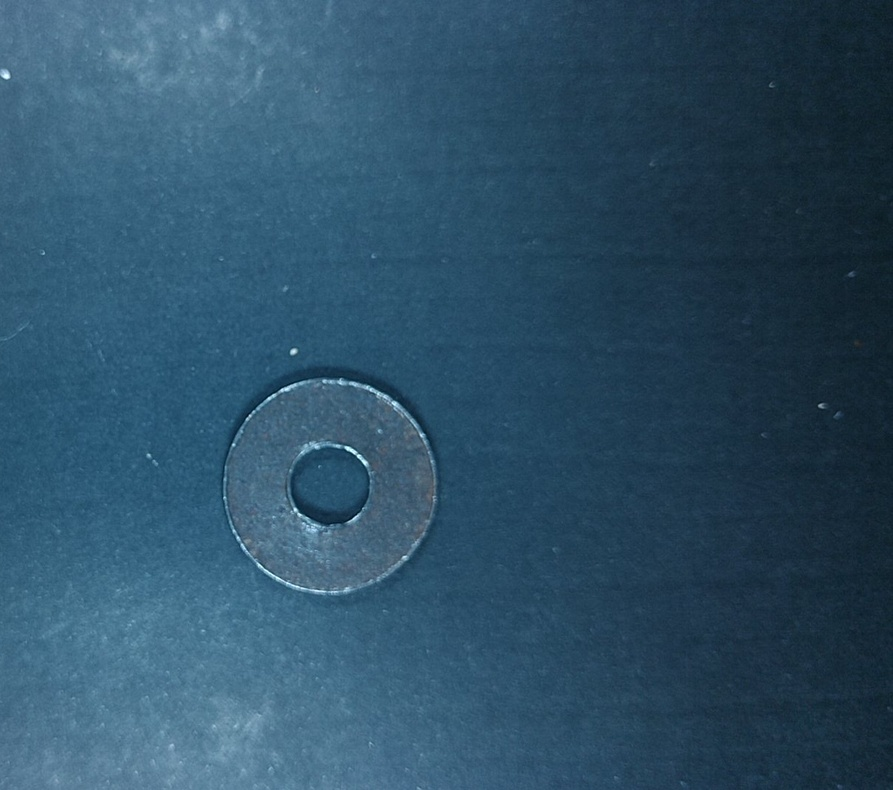
#> input picture Data Base/ZArandelas/photo0.jpg, 893 x 790 px, shrunk from 1220 x 1080 before the run, found by its file name
$ python filtro4_PeronaMalik.py   (older library calls are emulated)
#> lines starting #> are read from the running program, lines starting #| are printed output that depends on the picture
import numpy as np
from scipy import misc, ndimage
import matplotlib.pyplot as plt

#Inicializacion
image_file = './Data Base/YTrain/ZArandelas/photo0.jpg'
#image_file = './ejemplos/tornillo_prueba.jpg'

iterations = 30
delta = 0.14
kappa = 15

#Convertir la imagen de entrada
im = misc.imread(image_file, flatten=True)
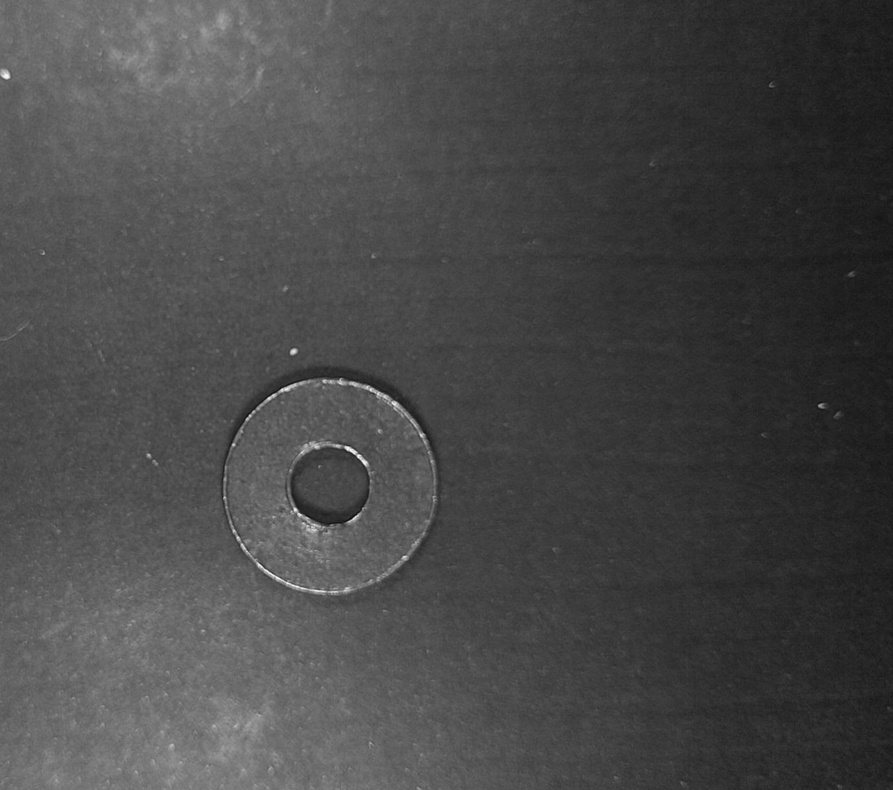
#> im: shape (790, 893) float32; min 16.07, max 245.1, mean 72.5
im = im.astype('float64')

#Condicion inicial
u = im

# Distancia al pixel central
dx = 1
dy = 1
dd = np.sqrt(2)

#2D diferentes finitas ventanas
windows = [
    np.array(
            [[0, 1, 0], [0, -1, 0], [0, 0, 0]], np.float64
    ),
    np.array(
            [[0, 0, 0], [0, -1, 0], [0, 1, 0]], np.float64
    ),
    np.array(
            [[0, 0, 0], [0, -1, 1], [0, 0, 0]], np.float64
    ),
    np.array(
            [[0, 0, 0], [1, -1, 0], [0, 0, 0]], np.float64
    ),
    np.array(
            [[0, 0, 1], [0, -1, 0], [0, 0, 0]], np.float64
    ),
    np.array(
            [[0, 0, 0], [0, -1, 0], [0, 0, 1]], np.float64
    ),
    np.array(
            [[0, 0, 0], [0, -1, 0], [1, 0, 0]], np.float64
    ),
    np.array(
            [[1, 0, 0], [0, -1, 0], [0, 0, 0]], np.float64
    ),
]

for r in range(iterations):
    #Aproximacion de gradientes
    nabla = [ ndimage.filters.convolve(u, w) for w in windows ]

    #Aproximacion de la funcion de difusion
    diff = [ 1./(1 + (n/kappa)**2) for n in nabla]

    #Actualizar imagen
    terms = [diff[i]*nabla[i] for i in range(4)]
    terms += [(1/(dd**2))*diff[i]*nabla[i] for i in range(4, 8)]
    u = u + delta*(sum(terms))


# Kernel para el gradiente en la direccion x
Kx = np.array(
    [[-1, 0, 1], [-2, 0, 2], [-1, 0, 1]], np.int32
)
# Kernel para el gradiente en la direccion y
Ky = np.array(
    [[1, 2, 1], [0, 0, 0], [-1, -2, -1]], np.int32
)
#Aplicar kernel a la imagen
Ix = ndimage.filters.convolve(u, Kx)
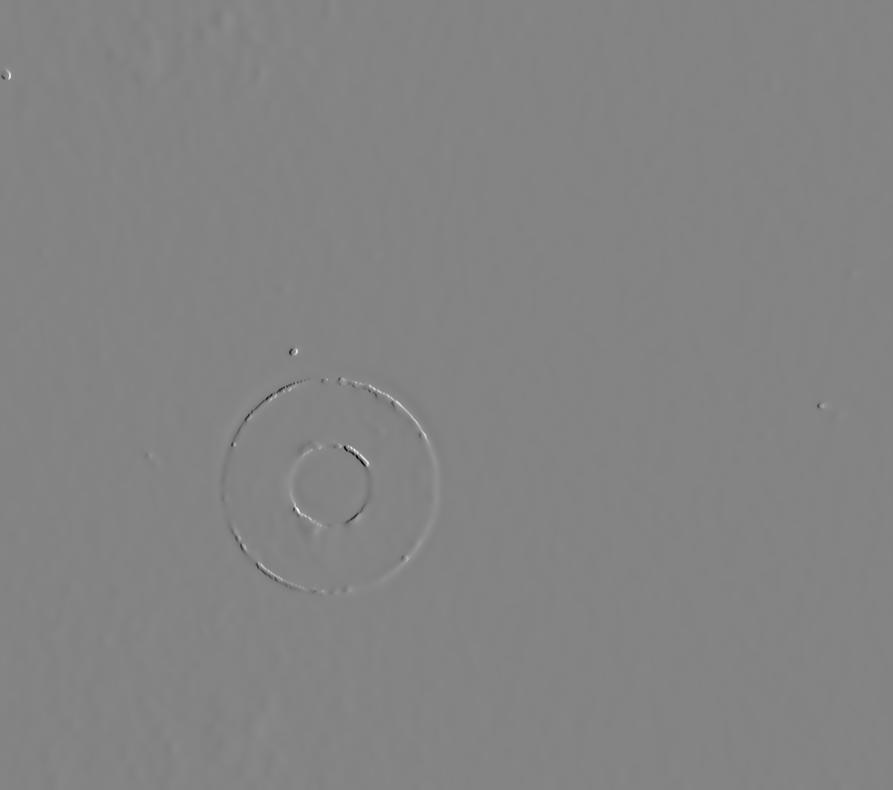
#> Ix: shape (790, 893) float64; min -438.8, max 409.2, mean 0.5; drawn with min black and max white
Iy = ndimage.filters.convolve(u, Ky)

#Retorna (Ix, Iy)
G = np.hypot(Ix, Iy)
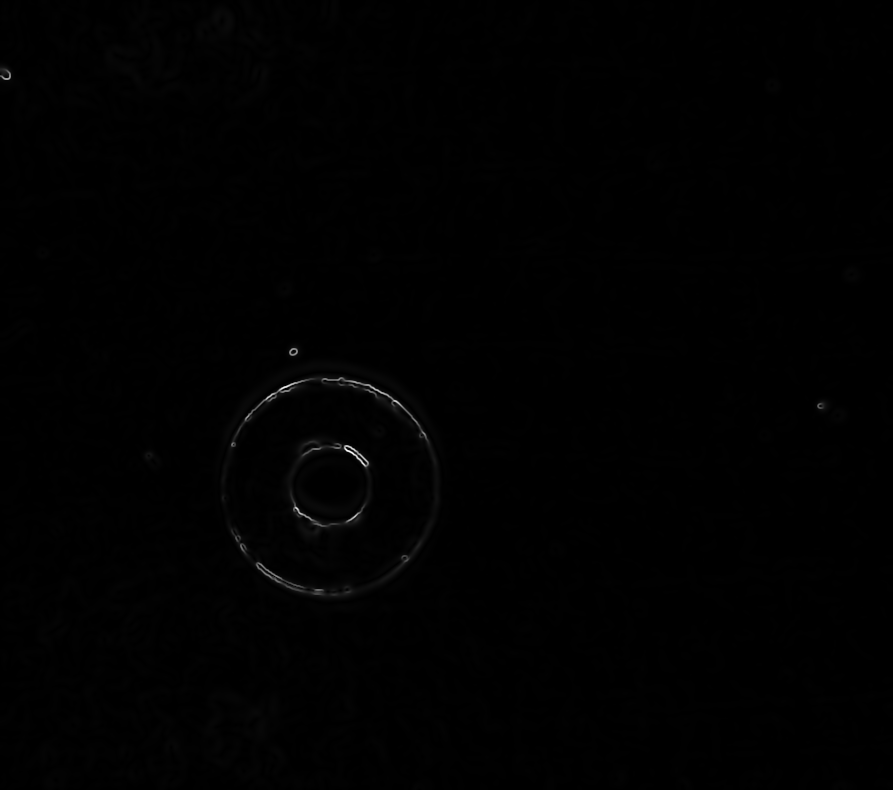
#> G: shape (790, 893) float64; min 0.00392, max 599.5, mean 3.4; drawn with min black and max white

plt.subplot(1, 3, 1), plt.imshow(im, cmap='gray')
plt.xticks([]), plt.yticks([])
plt.xlabel('1')
#La 1 es la imagen original

plt.subplot(1, 3, 2), plt.imshow(u, cmap='gray')
plt.xticks([]), plt.yticks([])
plt.xlabel('2')
#La 2 es despues de la difusion

plt.subplot(1, 3, 3), plt.imshow(G, cmap='gray')
plt.xticks([]), plt.yticks([])
plt.xlabel('3')
#Es el gradiente despues de la difusion
plt.show()
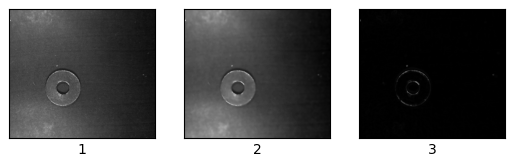
#> figure drawn by matplotlib, 3 panels

#Bibliografia consultada
#https://github.com/fubel/PeronaMalikDiffusion/blob/master/main.py
